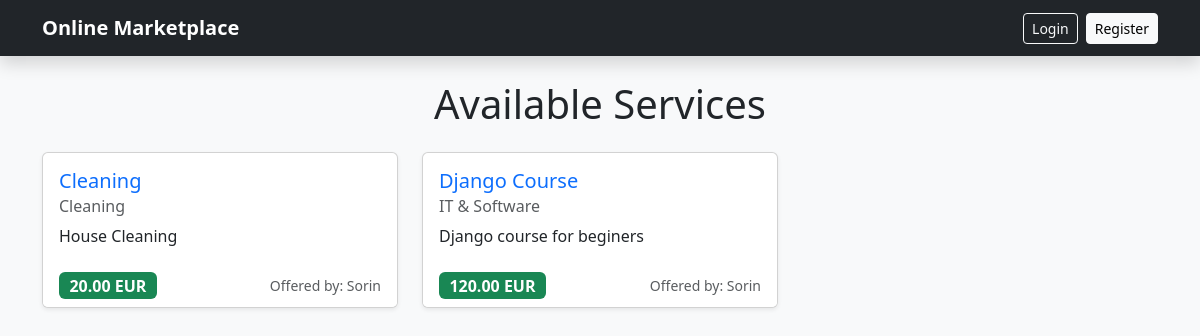
The page / on the database its author committed.
### marketplace/models.py (models this page shows, shortened)
class Service(models.Model):
    CATEGORY_CHOICES = [
        ('cleaning', 'Cleaning'),
        ('it', 'IT & Software'),
        ('math', 'Mathematics Meditations'),
        ('garden', 'Garden'),
    ]
    title = models.CharField(max_length=200, unique=True)
    provider = models.ForeignKey(User, on_delete=models.CASCADE, related_name="services")
    description = models.TextField()
    category = models.CharField(max_length=20, choices=CATEGORY_CHOICES)
    price = models.DecimalField(max_digits=10, decimal_places=2)
    created_on = models.DateTimeField(auto_now_add=True)

### marketplace/views.py (the view)
# urls.py: path('', views.service_list, name='service_list'),
def service_list(request):
    services = Service.objects.all()
    return render(request, 'marketplace/services.html', {'services': services})

### marketplace/templates/marketplace/services.html
{% extends 'marketplace/base.html' %}
{% block content %}
<h1 class="text-center mb-4">Available Services</h1>
<div class="row">
    {% for service in services %}
    <div class="col-md-4 mb-4">
        <div class="card h-100 shadow-sm">
            <div class="card-body">
                <h5 class="card-title">
                    <a href="{% url 'service_detail' service.id %}" class="text-decoration-none text-primary">
                        {{ service.title }}
                    </a>
                </h5>
                <h6 class="card-subtitle mb-2 text-muted">{{ service.get_category_display }}</h6>
                <p class="card-text">{{ service.description|truncatewords:20 }}</p>
            </div>
            <div class="card-footer bg-white border-top-0">
                <div class="d-flex justify-content-between align-items-center">
                    <span class="badge bg-success fs-6">{{ service.price }} EUR</span>
                    <small class="text-muted">Offered by: {{ service.provider.username }}</small>
                </div>
            </div>
        </div>
    </div>
    {% empty %}
    <div class="col-12">
        <div class="alert alert-info text-center">There are currently no services listed.</div>
    </div>
    {% endfor %}
</div>
</div>
{% endblock %}

### rows shown on the page
Service: title "Cleaning", category "Cleaning", description "House Cleaning", price "20.00", provider.username "Sorin"
Service: title "Django Course", category "IT & Software", description "Django course for beginers", price "120.00", provider.username "Sorin"
